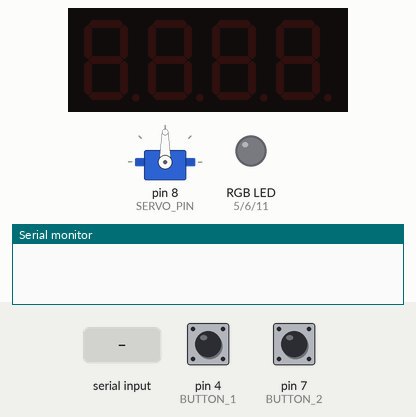
The sketch below on a simulated Arduino Uno, built with avr-gcc and run on an emulated ATmega328P. Shown: servo, 4-digit seven-segment display, an RGB LED mixed from three pins (HIGH = lit), the last lines printed to the serial monitor. Inputs (shaded band) come from the test bench; at power-on: pin 4 (BUTTON_1) LOW, pin 7 (BUTTON_2) LOW.

Above: at 1.2 s.
1.3 s: "SERVO=\n" received over Serial
At 2.2 s:
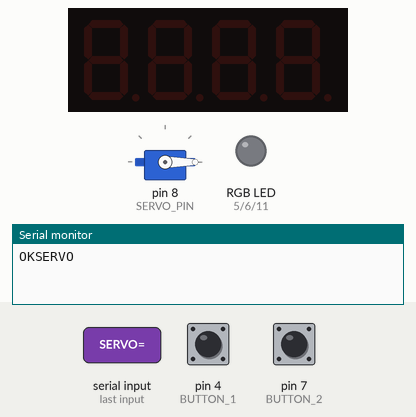
2.8 s: "FND=\n" received over Serial
At 4.0 s:
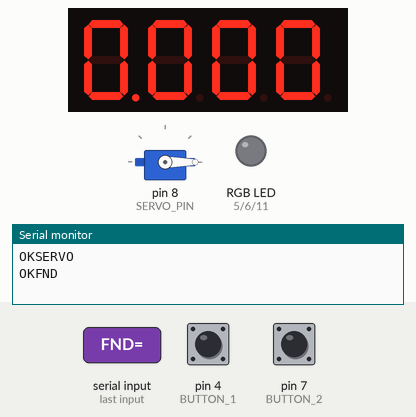
4.3 s: pin 4 (BUTTON_1) pulled HIGH for 0.15 s
5.9 s: "RGB=\n" received over Serial
7.4 s: "BUZZER=\n" received over Serial
Timing chart, 0 to 9.9 s (numbered marks = the images above; inputs shaded):
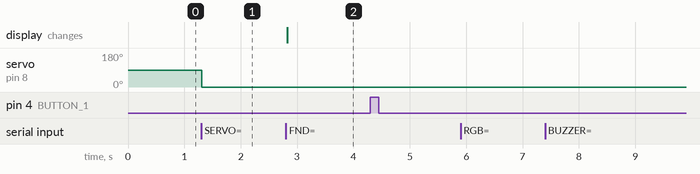

The sketch:

all.ino
```cpp
#include <Servo.h>
#include <TM1637TinyDisplay.h>
#include "DHT.h"
#include <Adafruit_MLX90614.h>

#define RED 5
#define GREEN 6
#define BLUE 11
#define SERVO_PIN 8
#define PIEZO_BUZZER 3
#define CLK 9
#define DIO 10
#define BUTTON_1 4
#define BUTTON_2 7
#define VR_PIN A0
#define BRIGHT_PIN A1
#define DHTPIN 2
#define DHTTYPE DHT11

Servo sv;
TM1637TinyDisplay display(CLK, DIO);
Adafruit_MLX90614 mlx = Adafruit_MLX90614();
DHT dht(DHTPIN, DHTTYPE);

void setup() {
  Serial.begin(9600);
  sv.attach(SERVO_PIN);
  display.setBrightness(BRIGHT_7);
  pinMode(BUTTON_1, INPUT);
  pinMode(BUTTON_2, INPUT);
  mlx.begin();
  dht.begin();
}

void loop() {
  if (Serial.available() > 0)
  {
    String strRead = Serial.readStringUntil('\n');
    if (strRead.indexOf("RGB=") != -1)
    {
      int index1 = strRead.indexOf(",");
      int index2 = strRead.indexOf(",", index1 + 1);

      int redV = strRead.substring(4, index1).toInt();
      int greenV = strRead.substring(index1 + 1, index2).toInt();
      int blueV = strRead.substring(index2 + 1, strRead.length()).toInt();

      ledSet(redV, greenV, blueV);
      Serial.println("OKRGB");
    }
    else if (strRead.indexOf("SERVO=") != -1)
    {
      int servoDigree = strRead.substring(6, strRead. length()).toInt();
      if (servoDigree <= 180)
      {
        sv.write(servoDigree);
        Serial.println("OKSERVO");
      }
      else Serial.println("error digree");
    }
    else if (strRead.indexOf("BUZZER=") != -1)
    {
      float bzFreq = strRead.substring(7, strRead.length()).toInt();
      setBuzzer(bzFreq);
    }
    else if (strRead.indexOf("FND=") != -1)
    {
      float fndValue = strRead.substring(4, strRead.length()).toFloat();
      display.showNumber(fndValue);
      Serial.println("OKFND");
    }
    else if (strRead.indexOf("VR=?") != -1)
    {
      Serial.print("VR=");
      Serial.println(analogRead(VR_PIN));
    }
    else if (strRead.indexOf("BRIGHT=?") != -1)
    {
      Serial.print("BRIGHT=");
      Serial.println(analogRead(BRIGHT_PIN));
    }
    else if (strRead.indexOf("TEMPERATURE=?") != -1)
    {
      sendTemperature();
    }
    else if (strRead.indexOf("HUMIDITY=?") != -1)
    {
      sendHumidity();
    }
    else if (strRead.indexOf("OBJECT=?") != -1)
    {
      float objectTemp = mlx.readObjectTempC();
      Serial.print("OBJECT=");
      Serial.println(objectTemp);
    }
    else if (strRead.indexOf("AMBIENT=?") != -1)
    {
      float ambientTemp = mlx.readAmbientTempC();
      Serial.print("AMBIENT=");
      Serial.println(ambientTemp);
    }
  }

  if(btn1() == 1) Serial.println("BUTTON1=CLICK");
  if(btn2() == 1) Serial.println("BUTTON2=CLICK");

}

void ledSet(int red, int green, int blue)
{
  analogWrite(RED, red);
  analogWrite(GREEN, green);
  analogWrite(BLUE, blue);
}

void setBuzzer(int freq)
{
  if (freq > 31)
  {
    tone(PIEZO_BUZZER, freq);
    Serial.println("OKBUZZER");
  }
  else
  {
    noTone(PIEZO_BUZZER);
    Serial.println("OKBUZZER");
  }
}
int btn1()
{
  static int currBtn = 0;
  static int prevBtn = 0;

  currBtn = digitalRead(BUTTON_1);

  if(currBtn != prevBtn)
  {
    prevBtn = currBtn;
    if(currBtn == 1)
    {
      return 1;
    }
    delay(50);
  }

  return 0;
}

int btn2()
{
  static int currBtn = 0;
  static int prevBtn = 0;

  currBtn = digitalRead(BUTTON_2);

  if(currBtn != prevBtn)
  {
    prevBtn = currBtn;
    if(currBtn == 1)
    {
      return 1;
    }
    delay(50);
  }

  return 0;
}

void sendTemperature()
{
  float temperature = dht.readTemperature();
  if (!isnan(temperature))
  {
    Serial.print("TEMPERATURE=");
    Serial.println(temperature);
  }
  else
  {
    Serial.print("TEMPERATURE=");
    Serial.println(0);
  }
}

void sendHumidity()
{
  float humidity = dht.readHumidity();
  if (!isnan(humidity))
  {
    Serial.print("HUMIDITY=");
    Serial.println(humidity);
  }
  else
  {
    Serial.print("HUMIDITY=");
    Serial.println(0);
  }
}
```

Measured:
- after the input at 1.3 s, servo on pin 8 (SERVO_PIN): 90° → 0° at once
- after the input at 2.8 s, the display: changes at once (image 2)
